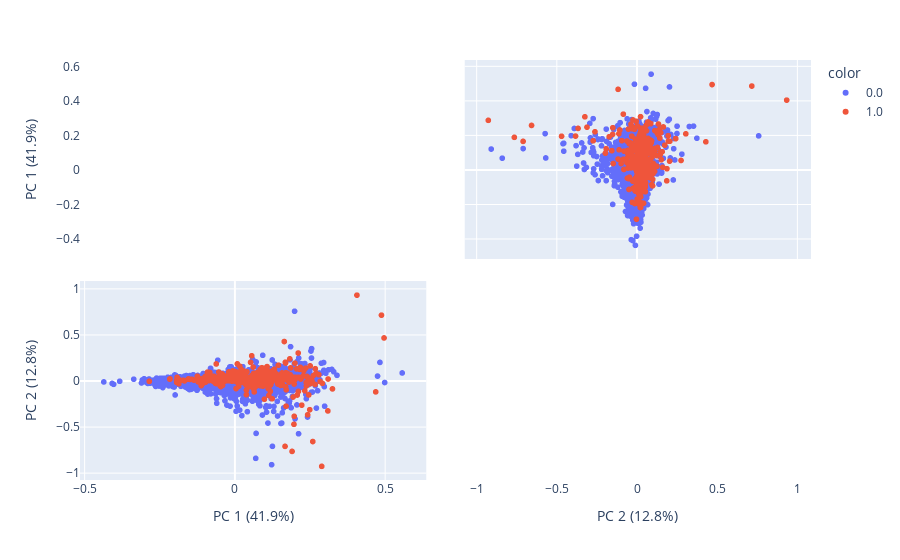

The notebook cell this image was saved under:
### Markdown cell above
To plot the multidimensinal data into 2-D figure we also apply PCA to the dataset. The disvantage is that you will not be able to explain the model's decision with the original features. We will plot the figure with 2 components PC1 and PC2 with maximum variance

### Code cell
#the code from https://plotly.com/python/pca-visualization/
features = attributes_scaled.columns
pca = PCA()
components = pca.fit_transform(attributes_scaled[features])
labels = {str(i): f"PC {i+1} ({var:.1f}%)" for i, var in enumerate(pca.explained_variance_ratio_ * 100)}
df = data
df['Klass'] = df["Klass"].astype(str)
fig = px.scatter_matrix(components, labels=labels, dimensions=range(2), color=df["Klass"])
fig.update_traces(diagonal_visible=False)
fig.show()

### Figure 1 — Plotly figure (JSON) as saved in the notebook; plotly's stock layout.template omitted (floating-point values rounded to 4 significant figures; data arrays with more than 128 entries replaced by an {"elided": "..."} marker saying what was removed)
{"data": [{"diagonal": {"visible": false}, "dimensions": [{"axis": {"matches": true}, "label": "PC 1 (41.9%)", "values": {"elided": "7863 float values"}}, {"axis": {"matches": true}, "label": "PC 2 (12.8%)", "values": {"elided": "7863 float values"}}], "hovertemplate": "color=0.0<br>%{xaxis.title.text}=%{x}<br>%{yaxis.title.text}=%{y}<extra></extra>", "legendgroup": "0.0", "marker": {"color": "#636efa", "symbol": "circle"}, "name": "0.0", "showlegend": true, "type": "splom"}, {"diagonal": {"visible": false}, "dimensions": [{"axis": {"matches": true}, "label": "PC 1 (41.9%)", "values": {"elided": "515 float values"}}, {"axis": {"matches": true}, "label": "PC 2 (12.8%)", "values": {"elided": "515 float values"}}], "hovertemplate": "color=1.0<br>%{xaxis.title.text}=%{x}<br>%{yaxis.title.text}=%{y}<extra></extra>", "legendgroup": "1.0", "marker": {"color": "#EF553B", "symbol": "circle"}, "name": "1.0", "showlegend": true, "type": "splom"}], "layout": {"dragmode": "select", "legend": {"title": {"text": "color"}, "tracegroupgap": 0}, "margin": {"t": 60}}}
